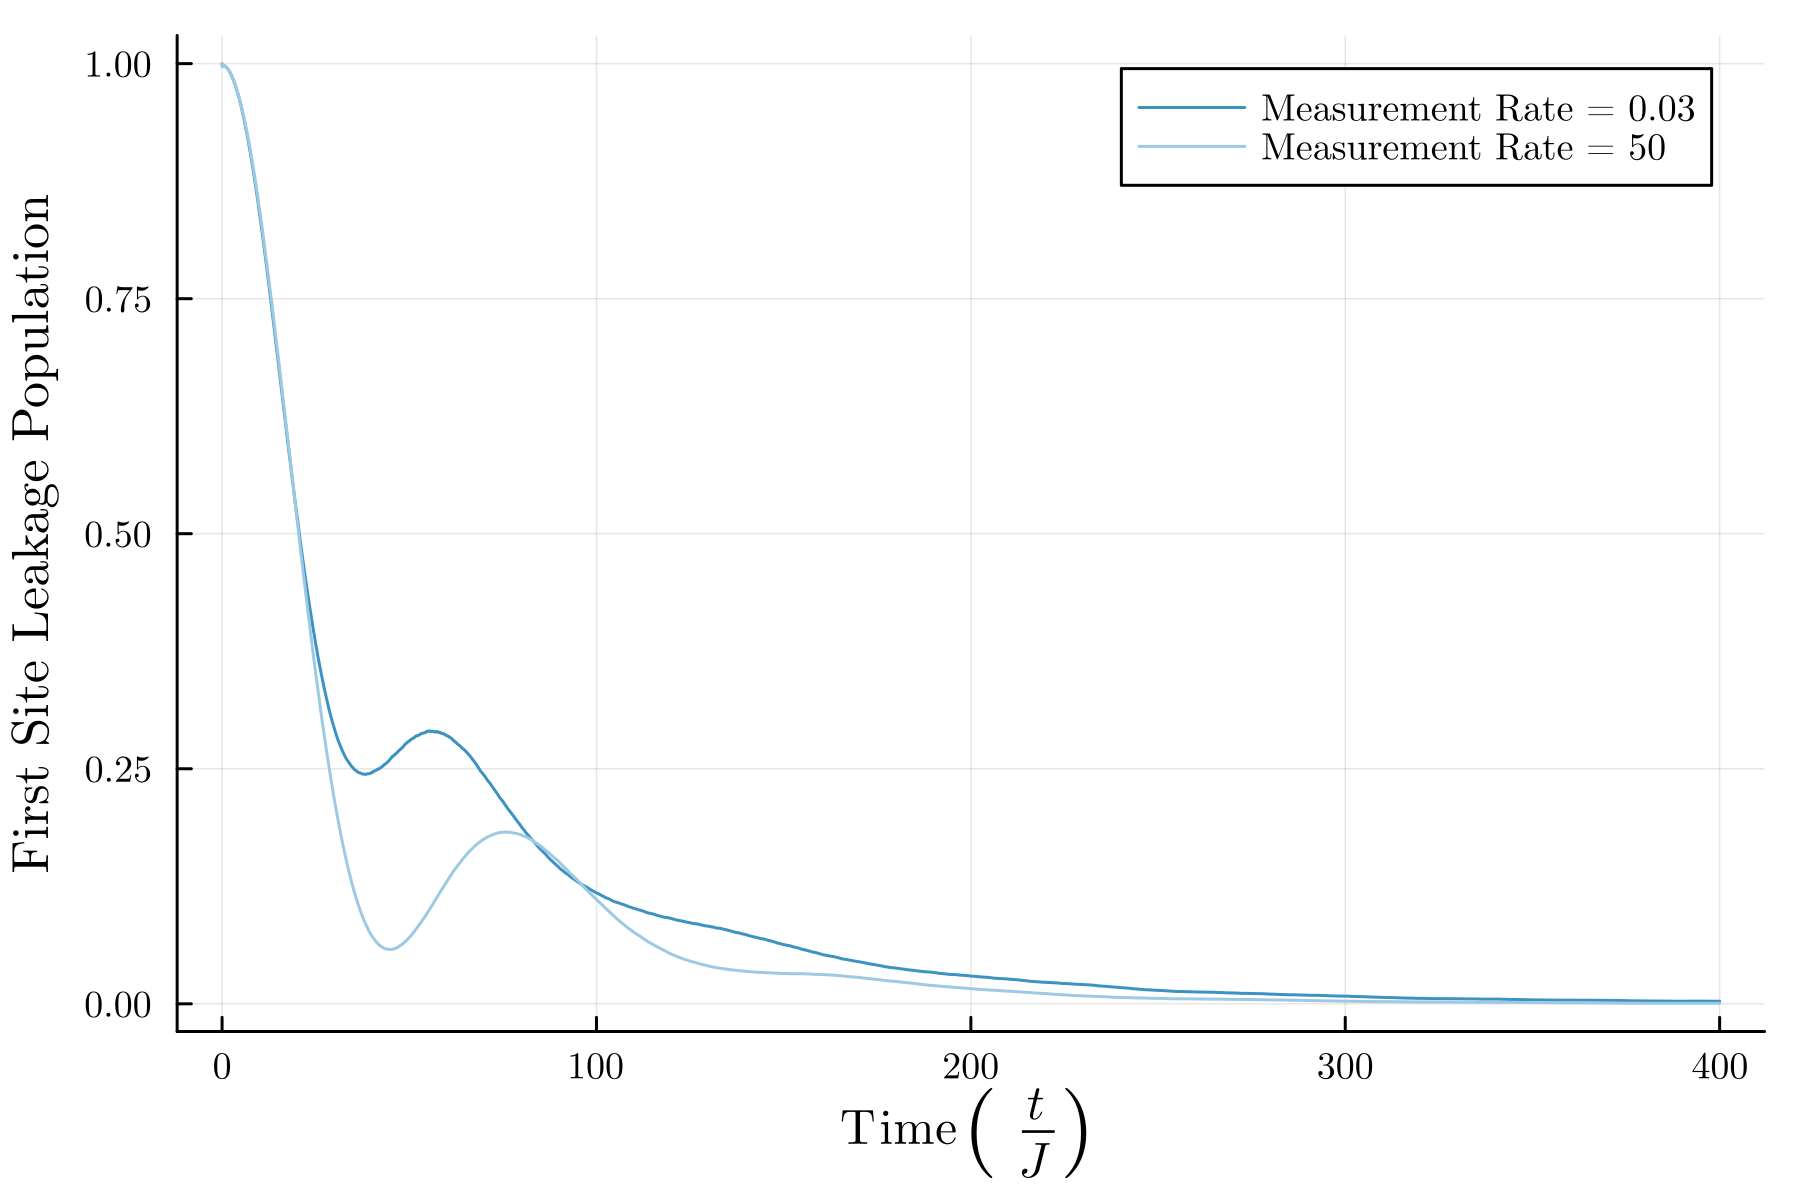

Julia code for this plot:
using JLD2
using Plots
using LRUFigureColors
using PlotAndSave
using LaTeXStrings

function make_plot()
    path = @__DIR__
    plotinfo = load(joinpath(dirname(path), "data.jld2"), "plotinfo")
    pl = plot(dpi = 300,
    xlabel = L"$\textrm{Time} \ \left( \frac{t}{J} \right)$", 
    ylabel = "First Site Leakage Population",
    bottommargin = 2Plots.mm
    # ylims = (10^-5, 1)
    )
    l_low = plotinfo.lines["gamma = 0.03"]
    l_high = plotinfo.lines["gamma = 50.0"]
    plot!(pl, l_low.x, l_low.y / 2, label = "Measurement Rate = 0.03", color = color_small_msr)
    plot!(pl, l_high.x, l_high.y / 2, label = "Measurement Rate = 50", color = color_high_msr)
    savefig(pl, joinpath(path, "paper_plot.png"))
    savefig(pl, joinpath(path, "paper_plot.svg"))
    return pl
end

make_plot()
